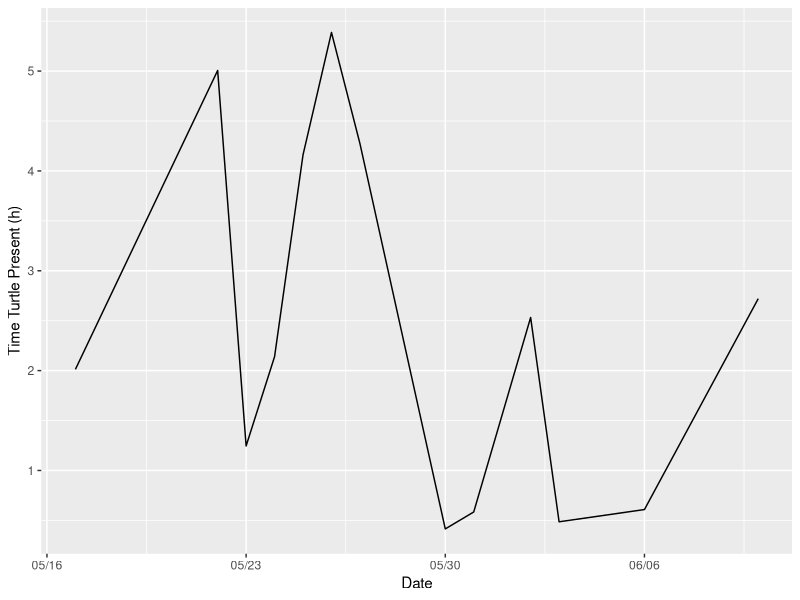
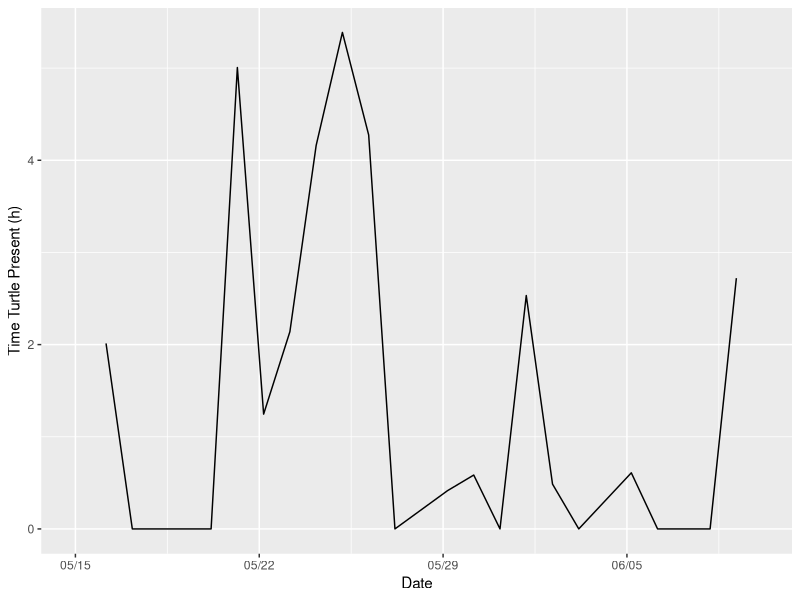
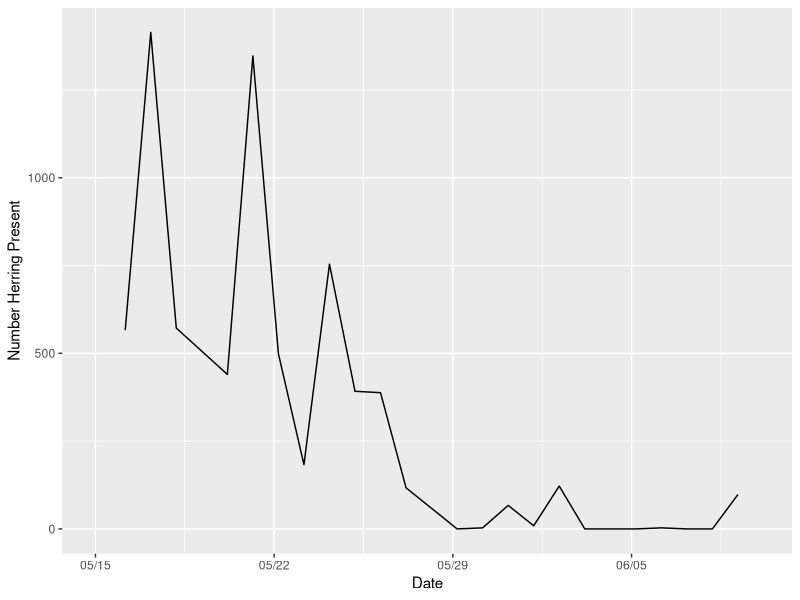
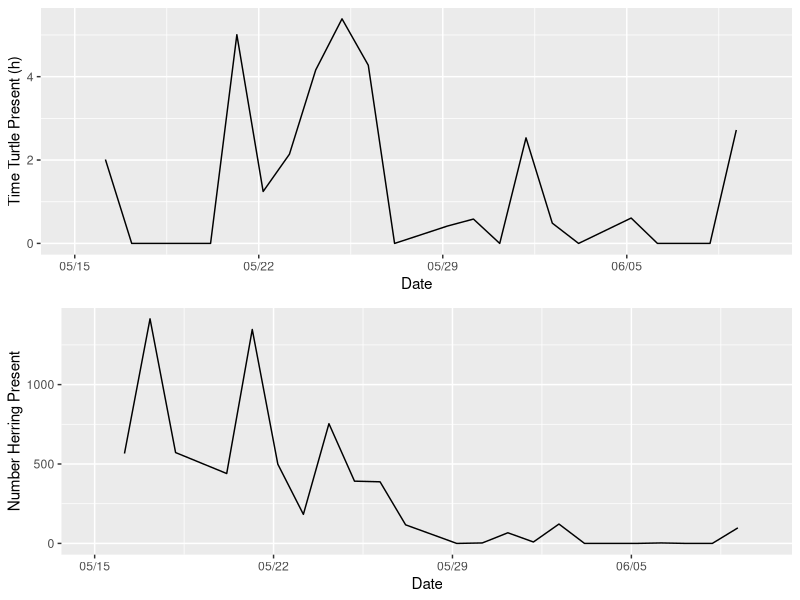

Recreate these plots in R, in order.
#####################              Counts from Video Analyses            ######################
# this script takes observations recorded from watching underwater culvert action camera videos
# and quantifies number of various events that occur, durations, gaps, etc.
setwd(dirname(rstudioapi::getActiveDocumentContext()$path)) # set WD to folder where this script is stored

# checking that all required packages are installed and installing any that are missing
list.of.packages <- c("ggplot2", "dplyr", "readxl", "ggpubr", "Hmisc")
new.packages <- list.of.packages[!(list.of.packages %in% installed.packages()[,"Package"])]
if(length(new.packages)) install.packages(new.packages)


library(dplyr)
library(ggplot2)
library(readxl)
library(ggpubr)
library(Hmisc)



####   Prep   ####


# Read in and set up data frames
ObsData = read_xlsx("VideoBehaviorsDatasheet.xlsx", na = "NA") # Observations recording from viewing video files
PresData = read.csv("TurtlesPresenceTable.csv") # Camera on/off times and arrival/departure times of turtles within the culvert

ObsData$PhotFileName = as.character(ObsData$PhotFileName)
ObsData$Species = factor(as.character(ObsData$Species))
ObsData$EventTime = as.character(ObsData$EventTime)
ObsData$EventTime = substr(ObsData$EventTime, nchar(ObsData$EventTime)-8, nchar(ObsData$EventTime))

PresData$StartTime = as.POSIXct(PresData$StartTime, tz = "America/New_York")






#####   Camera Time   #######
# amount of time camera was on
Cam = subset(PresData, Event != "CameraOff") # Keep anything but camera off. If turtle arrive or departure, then camera was on (in addition to camera on with no turtles present)
Cam$StartTime = as.POSIXct(Cam$StartTime, tz = "America/New_York") # make DateTime object
Cam$Duration = difftime(Cam$EndTime, Cam$StartTime, units = "hours") # duration of each event in hours
sum(Cam$Duration) # 115.5 hours of camera footage recorded
sum(subset(Cam, Turtles > 0)$Duration) #31.6 hours of turtles on camera (sometimes more than one turtle present)





#####   Turtle Presences    #####
TurtlePres = filter(PresData, Turtles > 0) # only cases where at least 1 turtle is present within the culvert
TurtlePres$EndTime = as.POSIXct(TurtlePres$EndTime, tz = "America/New_York")
TurtlePres$Duration = difftime(TurtlePres$EndTime, TurtlePres$StartTime, units = "hours")

TurtlePres$TurtleTime = ifelse(TurtlePres$Turtles > 1, TurtlePres$Duration*TurtlePres$Turtles, TurtlePres$Duration) # if there is more than one turtle in the culvert, then count the amount of time present for each turtle (i.e. if 2 turtles spend 1 hour in the culvert together, than that is 2 hours worth of turtles present in the culvert, not 1 hour)
sum(TurtlePres$Duration) #31.6 hrs of turtles on video in 2016 (i.e. amount of time of footage that contains at least 1 turtle)
sum(TurtlePres$TurtleTime) # 35.7 hrs of combined turtle occupancy time.


# Individual number of turtle occupancies observed with camera (not including PIT data when camera was off)
nrow(subset(Cam, Event == "TurtleArrival")) # any turtle arrival is one new occupancy
nrow(subset(Cam, Event == "CameraOn" & Turtles > 0)) # each turtle present before start of camera is also a new occupancy

# Toal number of individual occupancies observed with camera
nrow(subset(Cam, Event == "TurtleArrival")) + nrow(subset(Cam, Event == "CameraOn" & Turtles > 0))
# 29



## Time with 1 turtle in culvert vs time with more than 1
Solo = filter(TurtlePres, Turtles == 1)
Multi = filter(TurtlePres, Turtles > 1)
sum(Solo$Duration) # total of 27.8 hours of one turtle alone in the culvert recorded
sum(Multi$Duration) # total of 3.8 hours of more than one turtle in the culvert recorded
27.8/(27.8+3.8) # 88% of the time only one turtle present
3.8/(27.8+3.8) # 12% of the time more than one turtle present









##### Comparing turtle presences to herring counts by Date ####
# Pulling out date from datetime
TurtlePres$FootageDate = substr(as.character(TurtlePres$StartTime), 1, 10)

a = TurtlePres %>%
  group_by(FootageDate) %>%
  summarise(TotalTime = sum(as.numeric(Duration)))
a$FootageDate = as.POSIXct(as.character(a$FootageDate), tz = "America/New_York")


ggplot(data = a, aes(x = FootageDate, y = TotalTime))+
  geom_line()+
  ylab('Time Turtle Present (h)')+
  xlab('Date')+
  scale_x_datetime(date_labels = "%m/%d") #use month/day format
  # Now look at this with herring counts for those days too

# herring counts by date
Hcounts = ObsData %>% 
  filter(!is.na(SchoolSize)) %>% # only include records of herring counts
  select(FootageDate, SchoolSize) %>% # only need footage date and size of herring school
  group_by(FootageDate) %>% 
  summarise(TotalFish = sum(SchoolSize))
Hcounts$FootageDate = as.POSIXct(as.character(Hcounts$FootageDate), tz = "America/New_York")


## Combine turtle and herring counts
b = merge(a, Hcounts, all = T)
b$TotalTime = ifelse(is.na(b$TotalTime), 0, b$TotalTime) # time of turtle present on that date
b$TotalFish = ifelse(is.na(b$TotalFish), 0, b$TotalFish) # number of fish observed on that date

## Add rows of 0 values for 0 turtles and 0 herring for remaining days of camera on that had no herring or turtle presences
Cam$FootageDate = substr(Cam$StartTime, 1,10)
CamDates = Cam %>% 
  group_by(FootageDate) %>% 
  slice(1) %>% 
  select(FootageDate) %>% 
  mutate(Missing = ifelse(FootageDate %in% as.character(b$FootageDate), 0, 1)) %>% # identify which dates had video recordings but are not in data frame b
  filter(Missing == 1)  

CamDates = CamDates %>% 
  ungroup() %>% # ungroup by FootageDate so that column can be modified
  mutate(TotalFish = 0, TotalTime = 0) %>%  # create new rows with 0's for these dates
  select(FootageDate, TotalTime, TotalFish) %>% 
  mutate(FootageDate = as.POSIXct(FootageDate, tz = "America/New_York"))

b = rbind(b, CamDates) # Add the 0 records to the rest of the data frame
  

# Make hours of turtle present in culvert plot
p1 = ggplot(data = b, aes(x = FootageDate, y = TotalTime))+
  geom_line()+
  ylab('Time Turtle Present (h)')+
  xlab('Date')+
  scale_x_datetime(breaks = seq(as.POSIXct("2016-05-16 00:00"),
                                as.POSIXct("2016-06-11 00:00"), "1 week"),
                                date_labels = "%m/%d", #use month/day format
                                limits = as.POSIXct(c("2016-05-16 00:00", "2016-06-11 00:00"))
                   ) 
p1 # turtle plot

# Make herring count plot
p2 = ggplot(data = b, aes(x = FootageDate, y = TotalFish))+
  geom_line()+
  ylab('Number Herring Present')+
  xlab('Date')+
  scale_x_datetime(breaks = seq(as.POSIXct("2016-05-16 00:00"),
                                as.POSIXct("2016-06-11 00:00"), "1 week"),
                   date_labels = "%m/%d",    #use month/day format
                   limits = as.POSIXct(c("2016-05-16 00:00", "2016-06-11 00:00"))
                   ) 
p2 # herring plot
p = ggarrange(p1, p2, nrow = 2, ncol=1) # make combined plot
p














######      Turtle Strikes      #######
# counting number of hit and miss attempts of turtles attacking herring

Miss = ObsData %>%
  filter(Species == "RH") %>%
  filter(CatchSuccess == 0) %>%
  select(FootageDate, EventTime, VideoFileName, Direction, SchoolSize, CatchSuccess) %>%
  mutate(DateTime = as.POSIXct(paste(FootageDate, EventTime, sep = " "), tz = "America/New_York"))
# 123 recorded missed attempts.
  


Hit = ObsData %>%
  filter(Species == "RH") %>%
  filter(CatchSuccess == 1) %>%
  select(FootageDate, EventTime, VideoFileName, Direction, SchoolSize) %>%
  mutate(DateTime = as.POSIXct(paste(FootageDate, EventTime, sep = " "), tz = "America/New_York"))
  # 21 records of turtle capturing herring
  
nrow(Hit)/(nrow(Hit)+nrow(Miss)) #15% catch rate.



## How many times did turtle not attempt an attack?
NoTry = ObsData %>%
  filter(Species == "RH" & TurtleAvailable == 1) %>%
  filter(Attacked == 0)
nrow(NoTry) - 1 # one case in this data frame the turtle's head was above water breathing, therefore turtle was not "available" for a potential strike at the time. Do not count that record


# No Attack attempted %
(nrow(NoTry)-1)/(nrow(Hit)+nrow(Miss)+(nrow(NoTry)-1)) 
  # 21% of the time, turtles did not attempt to strike. 

# Attack attempted %
1 - (nrow(NoTry)-1)/(nrow(Hit)+nrow(Miss)+(nrow(NoTry)-1))
    # 80% of the time turtles attempted an attack



#####  Non-Herring passed turtle  #####
# How many times did a non-herring fish swim passed a turtle and how many strike attempts by turtle?
NH = ObsData %>%
  filter(!(is.na(Species))) %>% # first, eliminate NAs
  filter(Species != "RH" & TurtleAvailable == 1) # only keep non RH fish, and make sure a turtle is present
  
sum(as.numeric(NH$Attacked)) # how many times did a turtle attempt to attack a non-RH fish?
  # turtle never even attempts to attack a non River Herring fish - UNKNOWN was a small mammal, likely a muskrat, not positively ID'd due to light availability







####  Size of School passing/rejecting  ####
# what proportion of school of herring pass/reject when attacked, not attacked, no turtle present?
Her = subset(ObsData, Species == "RH") # all RH observiations
Her$PercentPass = Her$NumHerringPass/Her$SchoolSize*100 # calculate percentage of herring successfully passing on a given event
Her$PercentReject = Her$NumHerringReject/Her$SchoolSize*100 # calculate percentage of herring rejecting on a given event

HerTurt = subset(Her, TurtleAvailable == 1) # Herring cases when turtle is available
HerNoTurt = subset(Her, TurtleAvailable == 0) # Herring cases when no turtle present

TurtSum = HerTurt %>%
  mutate(Flag = ifelse(SchoolSize == 1 & CatchSuccess == 1, 1,0)) %>% # remove cases where there's only one fish in the school and that fish is caught (thus none reject and none pass)
  filter(Flag != 1) %>% 
  group_by(Attacked) %>%  # grouped by whether or not school was attacked
  summarise(MeanPass = mean(PercentPass), MedPass = median(PercentPass), 
            MeanRej = mean(PercentReject), MedReject = median(PercentReject),
            PassSD = sd(PercentPass), RejSD = sd(PercentReject)) # actually more interested in SE than SD but SE too complicated right now

NoTurtSum = HerNoTurt %>%
  filter(!is.na(NumHerringPass)) %>% # remove any NAs
  summarise(MeanPass = mean(PercentPass), MedPass = median(PercentPass), 
            MeanRej = mean(PercentReject), MedReject = median(PercentReject),
            PassSD = sd(PercentPass), RejSD = sd(PercentReject)) # actually more interested in SE than SD but SE too complicated right now

Passes = c(sum(HerNoTurt$NumHerringPass, na.rm = T),
           sum(subset(HerTurt, Attacked == 0)$NumHerringPass, na.rm = T),
           sum(subset(HerTurt, Attacked == 1)$NumHerringPass, na.rm = T)
) # no turtle, then turtle but no attack, then turtle attacks

Rejects = c(sum(HerNoTurt$NumHerringReject, na.rm = T),
            sum(subset(HerTurt, Attacked == 0)$NumHerringReject, na.rm = T),
            sum(subset(HerTurt, Attacked == 1)$NumHerringReject, na.rm = T)
) # no turtle, then turtle but no attack, then turtle attacks


Contingency = data.frame(Passes, Rejects) # make contingency table
row.names(Contingency) = c('NoTurtle', 'TurtleNoAttack', 'TurtleAttack')

chisq <- chisq.test(Contingency)
chisq # these 3 proportions are not equal, p < 0.0001




### Two sample z-test of sample proportions (repeated for two direct comparisons)
# Comparing No turtle to Turtle present-no attack
res <- prop.test(x = c(Contingency[1,1], Contingency[2,1]), n = c((Contingency[1,1]+Contingency[1,2]), (Contingency[2,1]+Contingency[2,2]))) # x = number of successes of group 1, group 2; n = samples size (successes+failures) of group 1, group 2
res # highly significant at p < 0.0001

# Comparing Turtle present-No attack to Turtle present-Attacked
res2 <- prop.test(x = c(Contingency[2,1], Contingency[3,1]), n = c((Contingency[2,1]+Contingency[2,2]), (Contingency[3,1]+Contingency[3,2])))
res2 # highly significant at p < 0.0001
